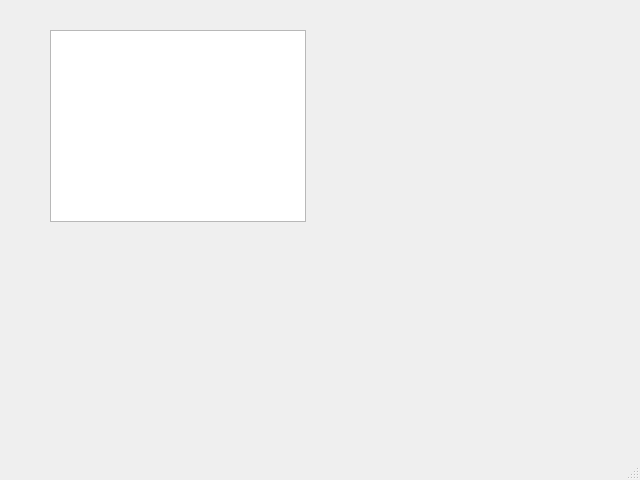
<?xml version="1.0" encoding="UTF-8"?>
<ui version="4.0">
 <class>MainWindow</class>
 <widget class="QMainWindow" name="MainWindow">
  <property name="geometry">
   <rect>
    <x>0</x>
    <y>0</y>
    <width>640</width>
    <height>480</height>
   </rect>
  </property>
  <property name="windowTitle">
   <string>MainWindow</string>
  </property>
  <widget class="QWidget" name="centralwidget">
   <widget class="QTableView" name="tableView">
    <property name="geometry">
     <rect>
      <x>50</x>
      <y>30</y>
      <width>256</width>
      <height>192</height>
     </rect>
    </property>
   </widget>
  </widget>
  <widget class="QMenuBar" name="menubar">
   <property name="geometry">
    <rect>
     <x>0</x>
     <y>0</y>
     <width>640</width>
     <height>22</height>
    </rect>
   </property>
  </widget>
  <widget class="QStatusBar" name="statusbar"/>
 </widget>
 <resources/>
 <connections/>
</ui>
